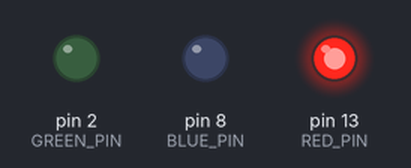
Bench run of a sketch on a simulated Arduino Uno, built with avr-gcc and run on an emulated ATmega328P. Shown: output pins drawn as LEDs (lit = HIGH).

Above: at 0.05 s.
At 1.2 s:
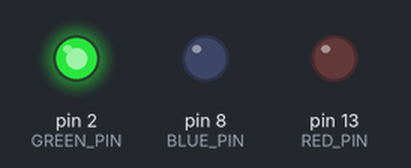
At 8.5 s:
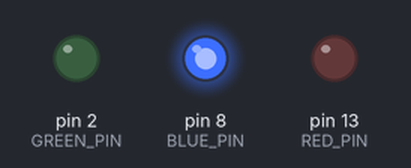
At 15.5 s:
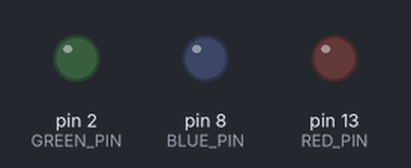
Timing chart, 0 to 20.8 s (numbered marks = the images above):
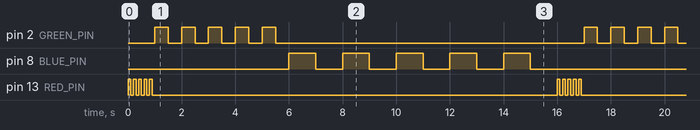

The sketch:

Lesson_3_-_Papas_Method.ino
```cpp
//https://www.youtube.com/watch?v=CfdaJ4z4u4w&list=PLGs0VKk2DiYw-L-RibttcvK-WBZm8WLEP&index=3
int RED_PIN = 13;
int GREEN_PIN = 2;
int BLUE_PIN = 8;


void setup() {
  //Pin Outputs
  pinMode(RED_PIN, OUTPUT);
  pinMode(BLUE_PIN, OUTPUT);
  pinMode(GREEN_PIN, OUTPUT);
}

void loop() {
  //red();
  //blue();
  // green();
  lightLed(RED_PIN, 100);
  lightLed(GREEN_PIN, 500);
  lightLed(BLUE_PIN, 1000);
  //exit(0);
}

void lightLed(int pin, int timeDelay) {
  int i = 0;
  for (i = 0; i < 5; i++) {
    digitalWrite(pin, HIGH);
    delay(timeDelay);
    digitalWrite(pin, LOW);
    delay(timeDelay);
  }
  return;
}

void red() {
  int i = 0;
  for (i = 0; i < 5; i++) {
    digitalWrite(RED_PIN, HIGH);
    delay(1000);
    digitalWrite(RED_PIN, LOW);
    delay(1000);
  }
  return;
}


void blue() {
  int i = 0;
  for (i = 0; i < 5; i++) {
    digitalWrite(8, HIGH);
    delay(1000);
    digitalWrite(8, LOW);
    delay(1000);
  }
  return;
}


void green() {
  int i = 0;
  for (i = 0; i < 5; i++) {
    digitalWrite(GREEN_PIN, HIGH);
    delay(1000);
    digitalWrite(GREEN_PIN, LOW);
    delay(1000);
  }
  return;
}
```

Measured:
- by itself, pin 2 (GREEN_PIN): repeats every 16.0 s: 4 × (LOW 0.50 s, HIGH 0.50 s), LOW 11.5 s, HIGH 0.50 s
- by itself, pin 8 (BLUE_PIN): repeats every 16.0 s: 4 × (LOW 1.0 s, HIGH 1.0 s), LOW 7.0 s, HIGH 1.0 s
- by itself, pin 13 (RED_PIN): repeats every 16.0 s: 4 × (LOW 0.10 s, HIGH 0.10 s), LOW 15.1 s, HIGH 0.10 s
